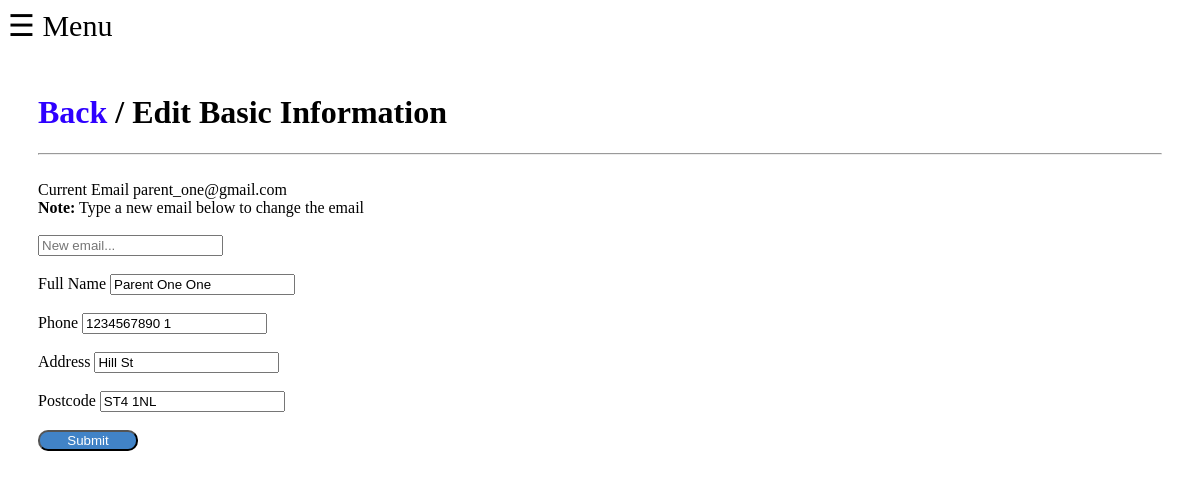
/parents/editBasicInfo.php (signed in), run on the app's committed database.
### tables this page shows
CREATE TABLE `parents` (
  `id` int(11) NOT NULL,
  `role_id` int(11) NOT NULL,
  `email` varchar(255) NOT NULL,
  `parent_name` varchar(40) NOT NULL,
  `phone` varchar(255) NOT NULL,
  `address` varchar(255) NOT NULL,
  `postcode` varchar(255) NOT NULL,
  `password` char(60) NOT NULL,
  `active` int(11) NOT NULL DEFAULT '0'
);

### core/init.php (called while the page is built, shortened)
<?php
    include 'DB/DB.php';
    include 'function/general.php';
    if(loggedIn() === true) {
        $username_from_session = $_SESSION['username'];
        $roleId_from_session = $_SESSION['role_id'];
        $userData = getUserData($username_from_session, $roleId_from_session);
    }
 ?>

### core/DB/DB.php (called while the page is built, shortened)
<?php
    if($_SERVER['SERVER_NAME'] == 'localhost') {
        $host = "localhost";
        $dbName = "pdocourse";
        $dbusername = "root";
        $dbpassword = "";
    } else {
        $host = "localhost";
        $dbName = "sekti92_pdocourse";
        $dbusername = "crimson";
        $dbpassword = "crimson";
    }
    function connect() {
        global $host;
        global $dbName;
        global $dbusername;
        global $dbpassword;
        try {
            $pdo = new PDO("mysql:host=".$host.";dbname=".$dbName."", $dbusername, $dbpassword);
            $pdo->setAttribute(PDO::ATTR_ERRMODE, PDO::ERRMODE_EXCEPTION);
            $pdo->setAttribute(PDO::ATTR_DEFAULT_FETCH_MODE, PDO::FETCH_OBJ);
            $pdo->setAttribute(PDO::ATTR_EMULATE_PREPARES, false);
            return $pdo;
        } catch (PDOException $e) {
            return false;
        }
    }
    function query($query, $params = array()) {
        $stmt = connect()->prepare($query);
        $stmt->execute($params);
        if(explode(' ', $query)[0] == 'SELECT'){
            $data = $stmt->fetchAll();
            return $data;
        } else {
            return ($stmt) ? true : false;
        }
    }
 ?>

### parents/editBasicInfo.php (the view, shortened to what this page needs)
<?php
    include '../core/init.php';
    include '../inc/loggedIn_header.php';
    include '../inc/loggedIn_nav.php';
 ?>
    <main id="main-content">
        <h1><a href="index.php">Back</a> / Edit Basic Information</h1>
        <hr>
        <form method="post" action="editBasicInfo.php">
            <br>
            <label>
                Current Email <?= $userData[0]->email; ?> <br>
                <b>Note:</b> Type a new email below to change the email <br><br>
                <input aria-required="true" type="text" name="email" placeholder="New email..." maxlength="50"  value="<?= output(@$email) ?>">
            </label><br><br>
            <label>
                Full Name
                <input aria-required="true" type="text" name="parent_name" placeholder="Please type parent_name..." maxlength="50" value="<?= (isset($userData[0]->parent_name)) ? $userData[0]->parent_name : output(@$parent_name) ?>">
            </label><br><br>
            <label>
                Phone
                <input type="text" placeholder="Input phone..." name="phone" aria-required="true" maxlength="20" value="<?= (isset($userData[0]->phone)) ? $userData[0]->phone : output(@$phone) ?>"/>
            </label><br><br>
            <label>
                Address
                <input type="text" placeholder="Input address..." name="address" aria-required="true" maxlength="20" value="<?= (isset($userData[0]->address)) ? $userData[0]->address : output(@$address) ?>"/>
            </label><br><br>
            <label>
                Postcode
                <input type="text" placeholder="Input postcode..." name="postcode" aria-required="true" maxlength="20" value="<?= (isset($userData[0]->postcode)) ? $userData[0]->postcode : output(@$postcode) ?>"/>
            </label><br><br>
            <a href="#confirmation"><button type="button" class="info">Submit</button></a>
        </form>
    </main>
<?php
    include '../inc/loggedIn_footer.php';
 ?>

### assets/css/slide.css (style rules this page uses)
h1>a { text-decoration: none; color: #2e00ff; }
.info { width: 100px; background: #4183c7; color: #fff; border-color: 1px solid #fff; border-radius: 10px; }
.menu { overflow-x: scroll; position: relative; left: 0; }
.nav-menu, .menu { -webkit-transition: left 0.2s ease; -moz-transition: left 0.2s ease; transition: left 0.2s ease; }
main { padding: 30px; }

### data on the page
parents: email "parent_one@gmail.com", parent_name "Parent One One", phone "1234567890 1", address "Hill St", postcode "ST4 1NL"
